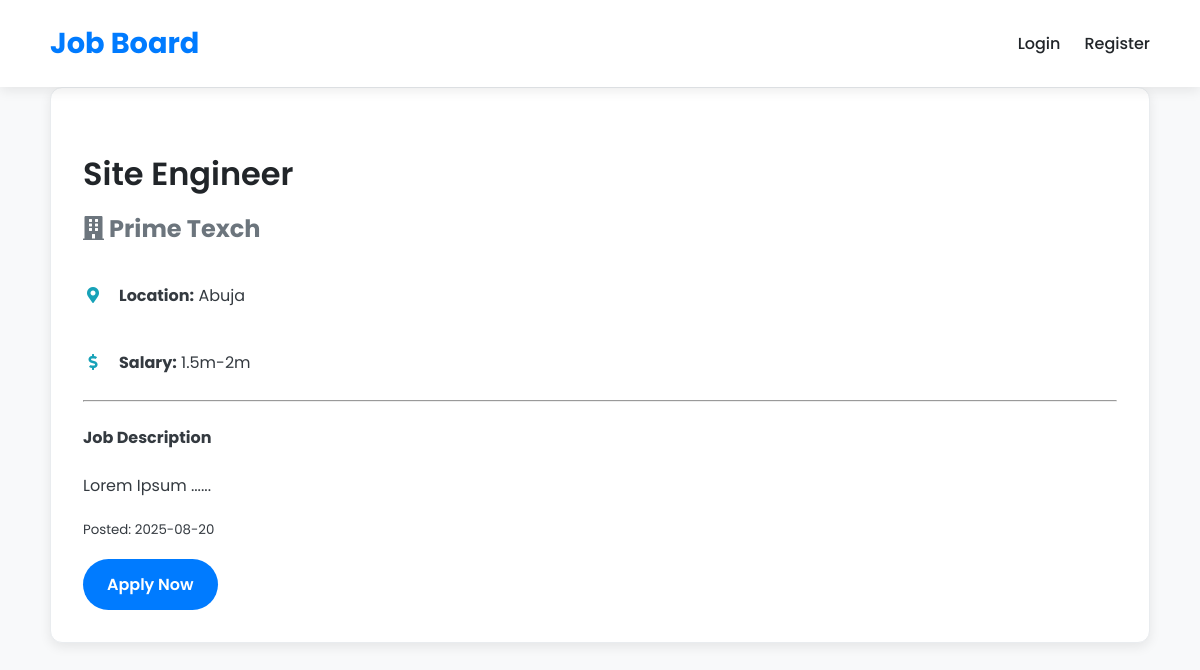
The page /job/3 on the database its author committed.
### models.py (models this page shows)
class Job(db.Model):
    id = db.Column(db.Integer, primary_key=True)
    title = db.Column(db.String(100), nullable=False)
    description = db.Column(db.Text, nullable=False)
    location = db.Column(db.String(100))
    salary = db.Column(db.String(50))
    company = db.Column(db.String(100))
    posted_by = db.Column(db.Integer, db.ForeignKey('user.id'), nullable=False)
    timestamp = db.Column(db.DateTime, index=True, default=datetime.utcnow)

### routes/jobs.py (the view)
@jobs_bp.route('/job/<int:job_id>')
def job_details(job_id):
    job = Job.query.get_or_404(job_id)
    return render_template('jobs/job_details.html', job=job)

### templates/jobs/job_details.html
{% extends "base.html" %}
{% block content %}
<div class="card job-details">
    <h2>{{ job.title }}</h2>
    <h3><i class="fas fa-building"></i> {{ job.company }}</h3>
    <div class="info-row">
        <span class="icon"><i class="fas fa-map-marker-alt"></i></span>
        <p><strong>Location:</strong> {{ job.location }}</p>
    </div>
    {% if job.salary %}
    <div class="info-row">
        <span class="icon"><i class="fas fa-dollar-sign"></i></span>
        <p><strong>Salary:</strong> {{ job.salary }}</p>
    </div>
    {% endif %}
    <hr>
    <h4>Job Description</h4>
    <p>{{ job.description }}</p>
    <p><small>Posted: {{ job.timestamp.strftime('%Y-%m-%d') }}</small></p>
    <a href="{{ url_for('jobs.apply_to_job', job_id=job.id) }}" class="btn btn-primary">Apply Now</a>
</div>
{% endblock %}

### static/css/styles.css (style rules this page uses)
:root { --primary-color: #007bff; --secondary-color: #6c757d; --success-color: #28a745; --danger-color: #dc3545; --info-color: #17a2b8; --background-color: #f8f9fa; --card-background: #ffffff; --text-color: #343a40; --heading-color: #212529; --border-color: #e9ecef; --shadow-light: 0 4px 12px rgba(0, 0, 0, 0.08); --shadow-medium: 0 8px 25px rgba(0, 0, 0, 0.1); }
body { font-family: 'Poppins', sans-serif; line-height: 1.7; margin: 0; padding: 0; background-color: var(--background-color); color: var(--text-color); }
.card { background: var(--card-background); padding: 2rem; border-radius: 12px; box-shadow: var(--shadow-light); border: 1px solid var(--border-color); margin-bottom: 2rem; }
.btn { display: inline-block; padding: 0.75rem 1.5rem; border: none; border-radius: 50px; font-size: 1rem; font-weight: 600; cursor: pointer; text-decoration: none; text-align: center; transition: all 0.3s ease; }
.btn-primary { background-color: var(--primary-color); color: #fff; }
.job-details h2 { color: var(--heading-color); font-weight: 600; font-size: 2rem; margin-bottom: 0.5rem; }
.job-details h3 { color: var(--secondary-color); margin: 0 0 1rem 0; font-size: 1.5rem; }
.job-details .info-row { display: flex; align-items: center; gap: 1rem; margin-bottom: 0.5rem; }
.job-details .info-row .icon { color: var(--info-color); width: 20px; text-align: center; }

### rows shown on the page
Job: title "Site Engineer", company "Prime Texch", location "Abuja", salary "1.5m-2m", description "Lorem Ipsum ......", timestamp "2025-08-20"
